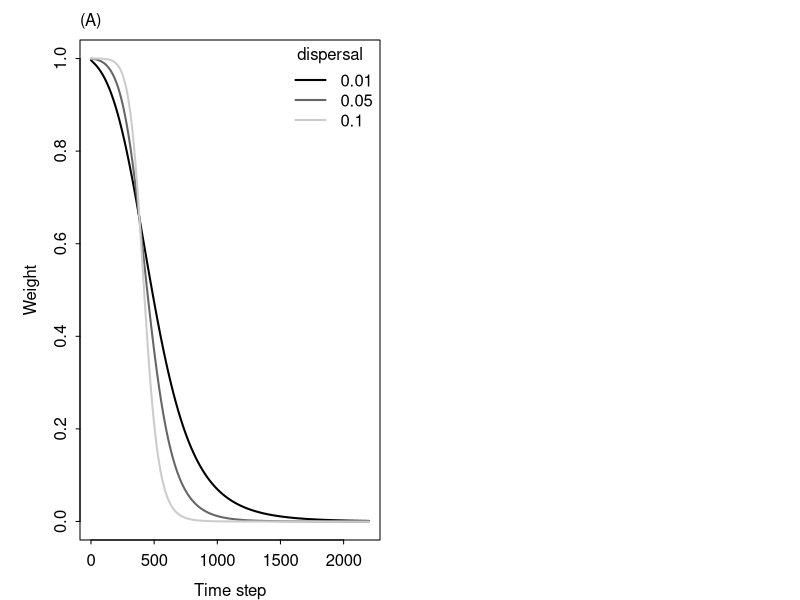

The R source for this figure: (Note: this script raises an error after producing the figure.)

# call this script from genetic_diversity_master.R


# read in weights from community turnover example
saved_weights_comm <- read.csv("./../community-turnover/simulations/saved_weights.csv",header=T)
d_vals <- colnames(saved_weights_comm)
d_vals <- gsub("X","",d_vals)

# Figure to compare rate of change in weights for different
# widths of temperature niche
myCols<-c("black","gray40","gray80")
png("figures/dispersal_niche_width.png",height=3.5,width=8.5,res=400,units="in")
  
  par(mfrow=c(1,2),tcl=-0.2,mgp=c(2,0.5,0),mar=c(3,4,2,1))
  
  #community example
  matplot(saved_weights_comm,type="l",lwd=2,lty=1,col=myCols,
          xlab="Time step",ylab="Weight")
  legend("topright",legend=d_vals,
       title="dispersal",lwd=2,lty=1,col=myCols,bty="n")
  mtext("(A)",side=3,line=0.5,adj=0)
  
  #eco-evo example
  matplot(saved_weights,type="l",lwd=2,lty=1,col=myCols,
          xlab="Time step",ylab="Weight")
  legend("topright",legend=fec_Tsigma_baseline[1]*delta_fec_sigma,
         title=expression(sigma[T]),lwd=2,lty=1,col=myCols,bty="n")
  mtext("(B)",side=3,line=0.5,adj=0)
  
dev.off()


